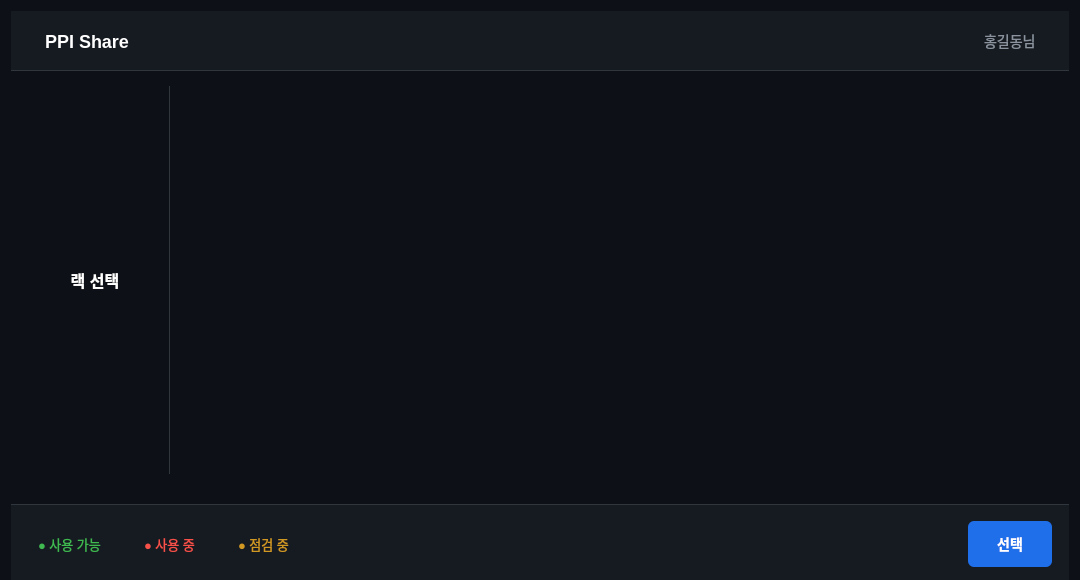
<?xml version="1.0" encoding="UTF-8"?>
<ui version="4.0">
 <class>RackDialog</class>
 <widget class="QDialog" name="RackDialog">
  <property name="geometry">
   <rect>
    <x>0</x>
    <y>0</y>
    <width>1080</width>
    <height>580</height>
   </rect>
  </property>
  <property name="windowTitle">
   <string>PPI Share(Rack) - User</string>
  </property>
  <property name="styleSheet">
   <string notr="true">QDialog {
    background-color: #0d1117;
}</string>
  </property>
  <layout class="QVBoxLayout" name="verticalLayout">
   <item>
    <widget class="QWidget" name="top_panel" native="true">
     <property name="minimumSize">
      <size>
       <width>0</width>
       <height>60</height>
      </size>
     </property>
     <property name="styleSheet">
      <string notr="true">QWidget#top_panel {
    background-color: #161b22;
    border-bottom: 1px solid #30363d;
}</string>
     </property>
     <layout class="QHBoxLayout" name="horizontalLayout">
      <item>
       <widget class="QLabel" name="label_logo">
        <property name="styleSheet">
         <string notr="true">QLabel#label_logo {
    color: white;
    font-size: 18px;
    font-weight: bold;
    padding: 10px 20px;
}</string>
        </property>
        <property name="text">
         <string>PPI Share</string>
        </property>
       </widget>
      </item>
      <item>
       <spacer name="horizontalSpacer">
        <property name="orientation">
         <enum>Qt::Horizontal</enum>
        </property>
        <property name="sizeHint" stdset="0">
         <size>
          <width>40</width>
          <height>20</height>
         </size>
        </property>
       </spacer>
      </item>
      <item>
       <widget class="QLabel" name="label_username">
        <property name="styleSheet">
         <string notr="true">QLabel#label_username {
    color: #8b949e;
    font-size: 14px;
    padding: 10px 20px;
}</string>
        </property>
        <property name="text">
         <string>홍길동님</string>
        </property>
       </widget>
      </item>
     </layout>
    </widget>
   </item>
   <item>
    <widget class="QWidget" name="middle_panel" native="true">
     <layout class="QHBoxLayout" name="horizontalLayout_2">
      <item>
       <widget class="QWidget" name="left_panel" native="true">
        <property name="maximumSize">
         <size>
          <width>150</width>
          <height>16777215</height>
         </size>
        </property>
        <property name="styleSheet">
         <string notr="true">QWidget#left_panel {
    border-right: 1px solid #30363d;
}</string>
        </property>
        <layout class="QVBoxLayout" name="verticalLayout_2">
         <item>
          <spacer name="verticalSpacer">
           <property name="orientation">
            <enum>Qt::Vertical</enum>
           </property>
           <property name="sizeHint" stdset="0">
            <size>
             <width>20</width>
             <height>40</height>
            </size>
           </property>
          </spacer>
         </item>
         <item>
          <widget class="QLabel" name="label_title">
           <property name="styleSheet">
            <string notr="true">QLabel#label_title {
    color: white;
    font-size: 16px;
    font-weight: bold;
    padding: 10px;
}</string>
           </property>
           <property name="text">
            <string>랙 선택</string>
           </property>
           <property name="alignment">
            <set>Qt::AlignCenter</set>
           </property>
          </widget>
         </item>
         <item>
          <spacer name="verticalSpacer_2">
           <property name="orientation">
            <enum>Qt::Vertical</enum>
           </property>
           <property name="sizeHint" stdset="0">
            <size>
             <width>20</width>
             <height>40</height>
            </size>
           </property>
          </spacer>
         </item>
        </layout>
       </widget>
      </item>
      <item>
       <widget class="QWidget" name="rack_panel" native="true">
        <property name="styleSheet">
         <string notr="true">QWidget#rack_panel {
    background-color: #0d1117;
    padding: 20px;
}</string>
        </property>
       </widget>
      </item>
     </layout>
    </widget>
   </item>
   <item>
    <widget class="QWidget" name="bottom_panel" native="true">
     <property name="minimumSize">
      <size>
       <width>0</width>
       <height>80</height>
      </size>
     </property>
     <property name="maximumSize">
      <size>
       <width>16777215</width>
       <height>50</height>
      </size>
     </property>
     <property name="styleSheet">
      <string notr="true">QWidget#bottom_panel {
    background-color: #161b22;
    border-top: 1px solid #30363d;
}</string>
     </property>
     <layout class="QHBoxLayout" name="horizontalLayout_3">
      <item>
       <widget class="QLabel" name="label_available">
        <property name="styleSheet">
         <string notr="true">QLabel#label_available { color: #3fb950; font-size: 13px; padding: 5px 15px; }</string>
        </property>
        <property name="text">
         <string>● 사용 가능</string>
        </property>
       </widget>
      </item>
      <item>
       <widget class="QLabel" name="label_in_use">
        <property name="styleSheet">
         <string notr="true">QLabel#label_in_use { color: #f85149; font-size: 13px; padding: 5px 15px; }</string>
        </property>
        <property name="text">
         <string>● 사용 중</string>
        </property>
       </widget>
      </item>
      <item>
       <widget class="QLabel" name="label_maintenance">
        <property name="styleSheet">
         <string notr="true">QLabel#label_maintenance { color: #d29922; font-size: 13px; padding: 5px 15px; }
</string>
        </property>
        <property name="text">
         <string>● 점검 중</string>
        </property>
       </widget>
      </item>
      <item>
       <spacer name="horizontalSpacer_2">
        <property name="orientation">
         <enum>Qt::Horizontal</enum>
        </property>
        <property name="sizeHint" stdset="0">
         <size>
          <width>40</width>
          <height>20</height>
         </size>
        </property>
       </spacer>
      </item>
      <item>
       <widget class="QPushButton" name="btn_select">
        <property name="minimumSize">
         <size>
          <width>100</width>
          <height>50</height>
         </size>
        </property>
        <property name="maximumSize">
         <size>
          <width>16777215</width>
          <height>80</height>
         </size>
        </property>
        <property name="styleSheet">
         <string notr="true">QPushButton#btn_select {
    background-color: #1f6feb;
    color: white;
    border: none;
    border-radius: 6px;
    font-size: 14px;
    font-weight: bold;
    padding: 5px 20px;
    margin: 8px;
}
QPushButton#btn_select:hover {
    background-color: #388bfd;
}</string>
        </property>
        <property name="text">
         <string>선택</string>
        </property>
       </widget>
      </item>
     </layout>
    </widget>
   </item>
  </layout>
 </widget>
 <resources/>
 <connections/>
</ui>
